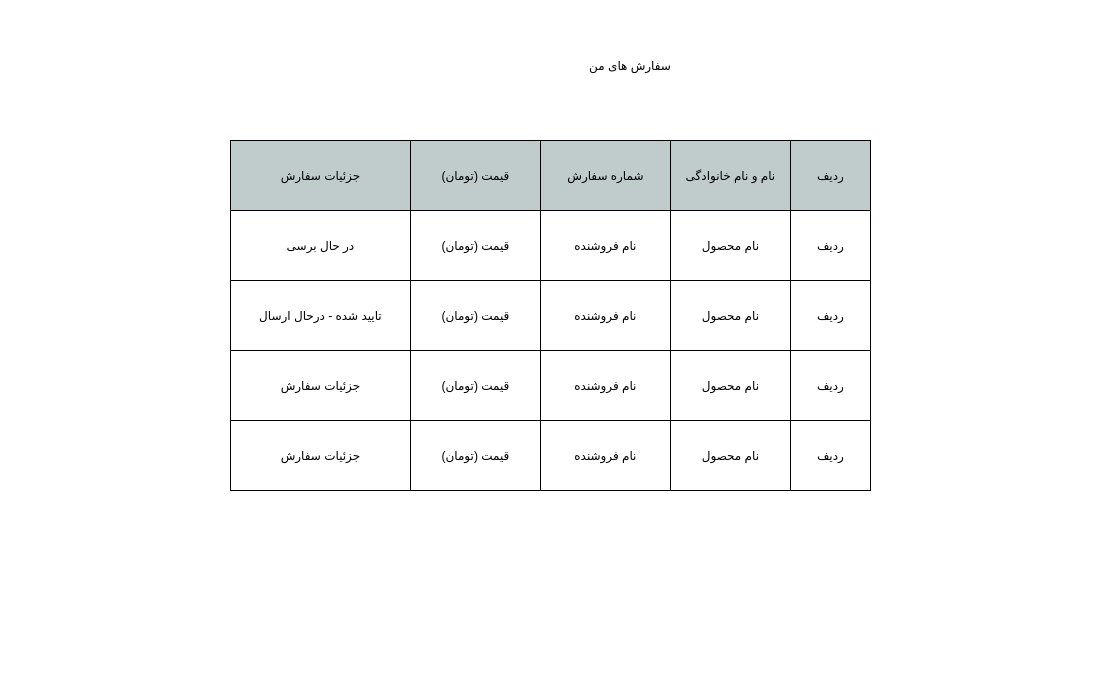
<?xml version="1.0" encoding="UTF-8"?>
<ui version="4.0">
 <class>mainWindow</class>
 <widget class="QDialog" name="mainWindow">
  <property name="geometry">
   <rect>
    <x>0</x>
    <y>0</y>
    <width>1103</width>
    <height>692</height>
   </rect>
  </property>
  <property name="windowTitle">
   <string>Dialog</string>
  </property>
  <property name="styleSheet">
   <string notr="true">#mainWindow{
background-color : #fff
}</string>
  </property>
  <widget class="QLabel" name="label">
   <property name="geometry">
    <rect>
     <x>390</x>
     <y>30</y>
     <width>281</width>
     <height>71</height>
    </rect>
   </property>
   <property name="styleSheet">
    <string notr="true">font: 28pt &quot;B narm&quot;;</string>
   </property>
   <property name="text">
    <string>سفارش های من</string>
   </property>
  </widget>
  <widget class="QPushButton" name="pushButton">
   <property name="geometry">
    <rect>
     <x>670</x>
     <y>140</y>
     <width>121</width>
     <height>71</height>
    </rect>
   </property>
   <property name="styleSheet">
    <string notr="true">border:1px solid #000;
background-color: rgb(191, 204, 203);</string>
   </property>
   <property name="text">
    <string>نام و نام خانوادگی</string>
   </property>
  </widget>
  <widget class="QPushButton" name="pushButton_3">
   <property name="geometry">
    <rect>
     <x>540</x>
     <y>140</y>
     <width>131</width>
     <height>71</height>
    </rect>
   </property>
   <property name="styleSheet">
    <string notr="true">border:1px solid #000;
background-color: rgb(191, 204, 203);</string>
   </property>
   <property name="text">
    <string>شماره سفارش</string>
   </property>
  </widget>
  <widget class="QPushButton" name="pushButton_5">
   <property name="geometry">
    <rect>
     <x>410</x>
     <y>140</y>
     <width>131</width>
     <height>71</height>
    </rect>
   </property>
   <property name="styleSheet">
    <string notr="true">border:1px solid #000;
background-color: rgb(191, 204, 203);</string>
   </property>
   <property name="text">
    <string>قیمت (تومان)</string>
   </property>
  </widget>
  <widget class="QPushButton" name="pushButton_4">
   <property name="geometry">
    <rect>
     <x>790</x>
     <y>140</y>
     <width>81</width>
     <height>71</height>
    </rect>
   </property>
   <property name="styleSheet">
    <string notr="true">border:1px solid #000;
background-color: rgb(191, 204, 203);</string>
   </property>
   <property name="text">
    <string>ردیف</string>
   </property>
  </widget>
  <widget class="QPushButton" name="pushButton_6">
   <property name="geometry">
    <rect>
     <x>230</x>
     <y>140</y>
     <width>181</width>
     <height>71</height>
    </rect>
   </property>
   <property name="styleSheet">
    <string notr="true">border:1px solid #000;
background-color: rgb(191, 204, 203);</string>
   </property>
   <property name="text">
    <string>جزئیات سفارش</string>
   </property>
  </widget>
  <widget class="QPushButton" name="pushButton_10">
   <property name="geometry">
    <rect>
     <x>790</x>
     <y>210</y>
     <width>81</width>
     <height>71</height>
    </rect>
   </property>
   <property name="styleSheet">
    <string notr="true">border:1px solid #000;
background-color: #fff;</string>
   </property>
   <property name="text">
    <string>ردیف</string>
   </property>
  </widget>
  <widget class="QPushButton" name="pushButton_11">
   <property name="geometry">
    <rect>
     <x>670</x>
     <y>210</y>
     <width>121</width>
     <height>71</height>
    </rect>
   </property>
   <property name="styleSheet">
    <string notr="true">border:1px solid #000;
background-color: #fff;</string>
   </property>
   <property name="text">
    <string>نام محصول</string>
   </property>
  </widget>
  <widget class="QPushButton" name="pushButton_12">
   <property name="geometry">
    <rect>
     <x>230</x>
     <y>210</y>
     <width>181</width>
     <height>71</height>
    </rect>
   </property>
   <property name="styleSheet">
    <string notr="true">border:1px solid #000;
background-color: #fff;</string>
   </property>
   <property name="text">
    <string>در حال برسی</string>
   </property>
  </widget>
  <widget class="QPushButton" name="pushButton_16">
   <property name="geometry">
    <rect>
     <x>410</x>
     <y>210</y>
     <width>131</width>
     <height>71</height>
    </rect>
   </property>
   <property name="styleSheet">
    <string notr="true">border:1px solid #000;
background-color: #fff;</string>
   </property>
   <property name="text">
    <string>قیمت (تومان)</string>
   </property>
  </widget>
  <widget class="QPushButton" name="pushButton_17">
   <property name="geometry">
    <rect>
     <x>540</x>
     <y>210</y>
     <width>131</width>
     <height>71</height>
    </rect>
   </property>
   <property name="styleSheet">
    <string notr="true">border:1px solid #000;
background-color: #fff;</string>
   </property>
   <property name="text">
    <string>نام فروشنده</string>
   </property>
  </widget>
  <widget class="QPushButton" name="pushButton_19">
   <property name="geometry">
    <rect>
     <x>410</x>
     <y>280</y>
     <width>131</width>
     <height>71</height>
    </rect>
   </property>
   <property name="styleSheet">
    <string notr="true">border:1px solid #000;
background-color: #fff;</string>
   </property>
   <property name="text">
    <string>قیمت (تومان)</string>
   </property>
  </widget>
  <widget class="QPushButton" name="pushButton_20">
   <property name="geometry">
    <rect>
     <x>230</x>
     <y>280</y>
     <width>181</width>
     <height>71</height>
    </rect>
   </property>
   <property name="styleSheet">
    <string notr="true">border:1px solid #000;
background-color: #fff;</string>
   </property>
   <property name="text">
    <string>تایید شده - درحال ارسال</string>
   </property>
  </widget>
  <widget class="QPushButton" name="pushButton_21">
   <property name="geometry">
    <rect>
     <x>670</x>
     <y>280</y>
     <width>121</width>
     <height>71</height>
    </rect>
   </property>
   <property name="styleSheet">
    <string notr="true">border:1px solid #000;
background-color: #fff;</string>
   </property>
   <property name="text">
    <string>نام محصول</string>
   </property>
  </widget>
  <widget class="QPushButton" name="pushButton_22">
   <property name="geometry">
    <rect>
     <x>540</x>
     <y>280</y>
     <width>131</width>
     <height>71</height>
    </rect>
   </property>
   <property name="styleSheet">
    <string notr="true">border:1px solid #000;
background-color: #fff;</string>
   </property>
   <property name="text">
    <string>نام فروشنده</string>
   </property>
  </widget>
  <widget class="QPushButton" name="pushButton_26">
   <property name="geometry">
    <rect>
     <x>790</x>
     <y>280</y>
     <width>81</width>
     <height>71</height>
    </rect>
   </property>
   <property name="styleSheet">
    <string notr="true">border:1px solid #000;
background-color: #fff;</string>
   </property>
   <property name="text">
    <string>ردیف</string>
   </property>
  </widget>
  <widget class="QPushButton" name="pushButton_28">
   <property name="geometry">
    <rect>
     <x>670</x>
     <y>420</y>
     <width>121</width>
     <height>71</height>
    </rect>
   </property>
   <property name="styleSheet">
    <string notr="true">border:1px solid #000;
background-color: #fff;</string>
   </property>
   <property name="text">
    <string>نام محصول</string>
   </property>
  </widget>
  <widget class="QPushButton" name="pushButton_29">
   <property name="geometry">
    <rect>
     <x>790</x>
     <y>420</y>
     <width>81</width>
     <height>71</height>
    </rect>
   </property>
   <property name="styleSheet">
    <string notr="true">border:1px solid #000;
background-color: #fff;</string>
   </property>
   <property name="text">
    <string>ردیف</string>
   </property>
  </widget>
  <widget class="QPushButton" name="pushButton_31">
   <property name="geometry">
    <rect>
     <x>410</x>
     <y>350</y>
     <width>131</width>
     <height>71</height>
    </rect>
   </property>
   <property name="styleSheet">
    <string notr="true">border:1px solid #000;
background-color: #fff;</string>
   </property>
   <property name="text">
    <string>قیمت (تومان)</string>
   </property>
  </widget>
  <widget class="QPushButton" name="pushButton_33">
   <property name="geometry">
    <rect>
     <x>670</x>
     <y>350</y>
     <width>121</width>
     <height>71</height>
    </rect>
   </property>
   <property name="styleSheet">
    <string notr="true">border:1px solid #000;
background-color: #fff;</string>
   </property>
   <property name="text">
    <string>نام محصول</string>
   </property>
  </widget>
  <widget class="QPushButton" name="pushButton_34">
   <property name="geometry">
    <rect>
     <x>540</x>
     <y>350</y>
     <width>131</width>
     <height>71</height>
    </rect>
   </property>
   <property name="styleSheet">
    <string notr="true">border:1px solid #000;
background-color: #fff;</string>
   </property>
   <property name="text">
    <string>نام فروشنده</string>
   </property>
  </widget>
  <widget class="QPushButton" name="pushButton_41">
   <property name="geometry">
    <rect>
     <x>230</x>
     <y>420</y>
     <width>181</width>
     <height>71</height>
    </rect>
   </property>
   <property name="styleSheet">
    <string notr="true">border:1px solid #000;
background-color: #fff;</string>
   </property>
   <property name="text">
    <string>جزئیات سفارش</string>
   </property>
  </widget>
  <widget class="QPushButton" name="pushButton_42">
   <property name="geometry">
    <rect>
     <x>230</x>
     <y>350</y>
     <width>181</width>
     <height>71</height>
    </rect>
   </property>
   <property name="styleSheet">
    <string notr="true">border:1px solid #000;
background-color: #fff;</string>
   </property>
   <property name="text">
    <string>جزئیات سفارش</string>
   </property>
  </widget>
  <widget class="QPushButton" name="pushButton_43">
   <property name="geometry">
    <rect>
     <x>410</x>
     <y>420</y>
     <width>131</width>
     <height>71</height>
    </rect>
   </property>
   <property name="styleSheet">
    <string notr="true">border:1px solid #000;
background-color: #fff;</string>
   </property>
   <property name="text">
    <string>قیمت (تومان)</string>
   </property>
  </widget>
  <widget class="QPushButton" name="pushButton_44">
   <property name="geometry">
    <rect>
     <x>540</x>
     <y>420</y>
     <width>131</width>
     <height>71</height>
    </rect>
   </property>
   <property name="styleSheet">
    <string notr="true">border:1px solid #000;
background-color: #fff;</string>
   </property>
   <property name="text">
    <string>نام فروشنده</string>
   </property>
  </widget>
  <widget class="QPushButton" name="pushButton_45">
   <property name="geometry">
    <rect>
     <x>790</x>
     <y>350</y>
     <width>81</width>
     <height>71</height>
    </rect>
   </property>
   <property name="styleSheet">
    <string notr="true">border:1px solid #000;
background-color: #fff;</string>
   </property>
   <property name="text">
    <string>ردیف</string>
   </property>
  </widget>
 </widget>
 <resources/>
 <connections/>
</ui>
